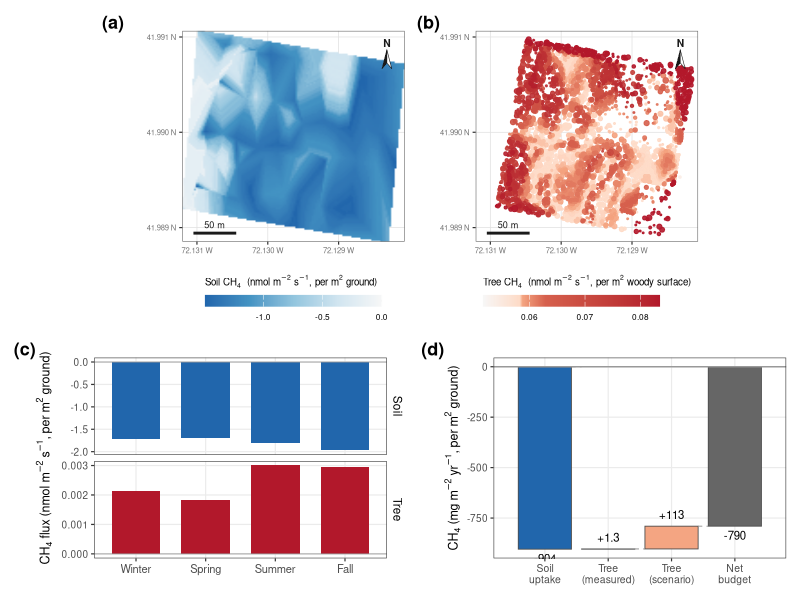

This chart was generated by the following R code:
# ==============================================================================
# REVISION — NEW main figure: plot CH4 budget (maps + seasonal + net waterfall)
# Redesign: color = PROCESS (sink cool / source warm), consistent across panels.
# ==============================================================================
# Design principles (Jon):
#   * color encodes CH4 direction: SINK = cool (teal/blue), SOURCE = warm (orange/red),
#     used consistently in maps AND budget so soil reads sink, tree reads source.
#   * spatial -> temporal -> net reading order.
#   * net flux made explicit via a waterfall (0 -> soil -> tree offset -> net).
#   * units: maps + seasonal = nmol m-2 s-1 (rate); budget = mg m-2 yr-1 (integrated).
#   * honesty: bounding scenario flagged unconstrained; RF OOB R2 noted.
#
# NEW file. Run: Rscript code/revision/R_fig_component_budget.R
# Output: outputs/revision/fig_budget_maps.png
# ==============================================================================

suppressPackageStartupMessages({ library(tidyverse); library(patchwork); library(scales) })
out <- "outputs/revision"; dir.create(out, showWarnings = FALSE, recursive = TRUE)

# ---- palette: RdBu family matching the paper's red/blue (sink = blue #2166ac,
#      source = red #b2182b), consistent with the other main figures -----------
BLUES <- c("#f7f7f7","#d1e5f0","#92c5de","#4393c3","#2166ac")  # ~0 -> deep uptake (sink)
REDS  <- c("#f7f7f7","#fddbc7","#f4a582","#d6604d","#b2182b")  # ~0 -> deep emission (source)
SINK <- "#2166ac"; SRC <- "#b2182b"; SRC_LT <- "#f4a582"; NETC <- "grey40"

soil_map <- read.csv("outputs/tables/soil_flux_extended_annual.csv")   # x,y,mean_flux_nmol
tree_pts <- read.csv("outputs/tables/tree_flux_predictions.csv")       # x,y,dbh_m,flux_nmol_m2_s
mf       <- read.csv("outputs/tables/MONTHLY_FLUXES.csv")

# budget numbers (manuscript-consistent), mg m-2 yr-1
soil_ann <- -904.30; tree_meas <- 1.25; tree_scen <- 114
off <- function(x) 100 * abs(x)/abs(soil_ann)
rf_tree_r2 <- 0.15; rf_soil_r2 <- 0.28; n_trees <- nrow(tree_pts)

# shared map extent so a & b align exactly
xl <- range(c(soil_map$x, tree_pts$x)); yl <- range(c(soil_map$y, tree_pts$y))
# lat/long graticule labels (coords are decimal degrees; lon W, lat N)
deg_lon <- function(x) paste0(formatC(abs(x), format = "f", digits = 3), " W")
deg_lat <- function(y) paste0(formatC(y,      format = "f", digits = 3), " N")
map_scales <- list(
  scale_x_continuous(breaks = scales::breaks_pretty(3), labels = deg_lon),
  scale_y_continuous(breaks = scales::breaks_pretty(3), labels = deg_lat))
th_map <- theme_bw(base_size = 9) +
  theme(plot.title = element_text(size = 9, face = "bold"),
        axis.text = element_text(size = 5.5, color = "grey45"), axis.title = element_blank(),
        panel.grid.major = element_line(color = "grey88", linewidth = 0.25),
        panel.grid.minor = element_blank(),
        panel.border = element_rect(color = "grey40", fill = NA, linewidth = 0.4),
        legend.position = "bottom", legend.key.height = unit(0.3, "cm"),
        legend.key.width = unit(0.9, "cm"), legend.title = element_text(size = 7),
        legend.text = element_text(size = 6))

# ---- (a) soil map (sink = blue; per m2 GROUND) -------------------------------
pa <- ggplot(soil_map, aes(x, y, fill = mean_flux_nmol)) + geom_raster(interpolate = TRUE) +
  scale_fill_gradientn(colours = rev(BLUES), name = expression("Soil CH"[4]*"  (nmol m"^-2*" s"^-1*", per m"^2*" ground)"),
                      limits = c(min(soil_map$mean_flux_nmol), 0),
                      guide = guide_colorbar(title.position = "top")) +
  map_scales +
  coord_quickmap(xlim = xl, ylim = yl, expand = FALSE) + th_map

# ---- (b) tree map (source = red; per m2 WOODY SURFACE; quantile-spread color) -
tv <- tree_pts$flux_nmol_m2_s
pb <- ggplot(tree_pts %>% arrange(flux_nmol_m2_s), aes(x, y, color = flux_nmol_m2_s, size = dbh_m)) +
  geom_point(alpha = 0.9) +
  scale_color_gradientn(colours = REDS, name = expression("Tree CH"[4]*"  (nmol m"^-2*" s"^-1*", per m"^2*" woody surface)"),
                        values = scales::rescale(quantile(tv, probs = seq(0, 1, length.out = length(REDS)))),
                        guide = guide_colorbar(title.position = "top")) +
  scale_size_continuous(range = c(0.15, 1.9), guide = "none") +
  map_scales +
  coord_quickmap(xlim = xl, ylim = yl, expand = FALSE) + th_map

# ---- add scale bar (50 m) + traditional north arrow to both maps -------------
m_per_deg_lon <- 111320 * cos(mean(yl) * pi/180)
sb <- 50 / m_per_deg_lon                                  # 50 m in degrees lon
dx <- diff(xl); dy <- diff(yl)
add_ctx <- function(p) {
  # scale bar: bottom-left corner (white gap)
  x0 <- xl[1] + 0.05*dx; y0 <- yl[1] + 0.04*dy
  # traditional two-tone compass needle, top-right corner (moved down so "N" isn't clipped)
  ax <- xl[2] - 0.08*dx; apex <- yl[2] - 0.09*dy; base <- yl[2] - 0.18*dy; w <- 0.022*dx
  left  <- data.frame(x = c(ax, ax - w, ax),            y = c(apex, base, base + 0.028*dy))
  right <- data.frame(x = c(ax, ax + w, ax),            y = c(apex, base, base + 0.028*dy))
  p +
    annotate("segment", x = x0, xend = x0 + sb, y = y0, yend = y0, linewidth = 1, color = "grey10") +
    annotate("text", x = x0 + sb/2, y = y0, label = "50 m", vjust = -0.7, size = 2.3, color = "grey10") +
    annotate("polygon", x = left$x,  y = left$y,  fill = "grey10", color = "grey10", linewidth = 0.2) +
    annotate("polygon", x = right$x, y = right$y, fill = "white",  color = "grey10", linewidth = 0.2) +
    annotate("text", x = ax, y = apex, label = "N", vjust = -0.35, size = 2.6, fontface = "bold", color = "grey10")
}
pa <- add_ctx(pa); pb <- add_ctx(pb)

# ---- (c) seasonal (4 seasons): soil (blue) + tree (red), faceted own scales ---
seas_of <- function(m) c("Winter","Winter","Spring","Spring","Spring","Summer","Summer","Summer",
                         "Fall","Fall","Fall","Winter")[m]
seas <- mf %>% mutate(season = factor(seas_of(month), levels = c("Winter","Spring","Summer","Fall"))) %>%
  group_by(season) %>%
  summarise(Soil = mean(Phi_soil_umol_m2_s)*1000, Tree = mean(Phi_tree_umol_m2_s)*1000, .groups="drop") %>%
  pivot_longer(c(Soil, Tree), names_to = "src", values_to = "nmol") %>%
  mutate(src = factor(src, levels = c("Soil","Tree")))
pc <- ggplot(seas, aes(season, nmol, fill = src)) +
  geom_col(width = 0.7) +
  geom_hline(yintercept = 0, color = "grey60", linewidth = 0.3) +
  facet_wrap(~src, ncol = 1, scales = "free_y", strip.position = "right") +
  scale_fill_manual(values = c(Soil = SINK, Tree = SRC), guide = "none") +
  labs(x = NULL, y = expression("CH"[4]*" flux (nmol m"^-2*" s"^-1*", per m"^2*" ground)")) +
  theme_bw(base_size = 9) +
  theme(axis.text.x = element_text(size = 8),
        strip.background = element_rect(fill = "white", color = NA),
        strip.text = element_text(size = 8.5, color = "black"),
        panel.grid.minor = element_blank())

# ---- (d) net budget waterfall (mg m-2 yr-1) ----------------------------------
# steps: baseline 0 -> soil -> tree(measured) -> tree(scenario) -> NET(total)
wf <- tibble(
  step  = factor(c("Soil\nuptake","Tree\n(measured)","Tree\n(scenario)","Net\nbudget"),
                 levels = c("Soil\nuptake","Tree\n(measured)","Tree\n(scenario)","Net\nbudget")),
  ymin  = c(soil_ann, soil_ann, soil_ann + tree_meas, 0),
  ymax  = c(0, soil_ann + tree_meas, soil_ann + tree_meas + (tree_scen - tree_meas),
            soil_ann + tree_scen),
  fill  = c("sink","src","src_lt","net"))
netmeas <- soil_ann + tree_meas    # net if only measured tree offset
pd <- ggplot(wf) +
  geom_rect(aes(xmin = as.numeric(step)-0.42, xmax = as.numeric(step)+0.42,
                ymin = ymin, ymax = ymax, fill = fill), color = "grey30", linewidth = 0.3) +
  geom_segment(aes(x = as.numeric(step)+0.42, xend = as.numeric(step)+1-0.42, y = ymax, yend = ymax),
               data = wf[1:3,], color = "grey55", linetype = "dashed", linewidth = 0.3) +
  geom_hline(yintercept = 0, color = "grey60") +
  scale_fill_manual(values = c(sink = SINK, src = SRC, src_lt = SRC_LT, net = NETC), guide = "none") +
  scale_x_continuous(breaks = 1:4, labels = levels(wf$step), limits = c(0.4, 4.6)) +
  annotate("text", x = 1, y = soil_ann,             label = "-904", vjust = 1.5, size = 2.9) +
  annotate("text", x = 2, y = soil_ann + tree_meas, label = "+1.3", vjust = -0.8, size = 2.9) +
  annotate("text", x = 3, y = soil_ann + tree_scen, label = "+113", vjust = -0.8, size = 2.9) +
  annotate("text", x = 4, y = soil_ann + tree_scen, label = "-790", vjust = 1.5, size = 2.9) +
  labs(x = NULL, y = expression("CH"[4]*" (mg m"^-2*" yr"^-1*", per m"^2*" ground)")) +
  theme_bw(base_size = 9) +
  theme(axis.text.x = element_text(size = 7.5), panel.grid.minor = element_blank())

# ---- assemble (net-sink / RF-R2 / basis notes go in the figure CAPTION) -------
fig <- (pa | pb) / (pc | pd) + plot_layout(heights = c(1.05, 1)) +
  plot_annotation(tag_levels = 'a', tag_prefix = "(", tag_suffix = ")") & theme(plot.tag = element_text(face = "bold", size = 13))
ggsave(file.path(out, "fig_budget_maps.png"), fig, width = 10.5, height = 9, dpi = 300, bg = "white")
cat("Wrote fig_budget_maps.png\n")
cat(sprintf("Soil %.0f | tree measured %.2f (%.2f%%) | tree scenario %d (~%.0f%%) | net -903 to %.0f mg/m2/yr\n",
            soil_ann, tree_meas, off(tree_meas), tree_scen, off(tree_scen), soil_ann+tree_scen))
